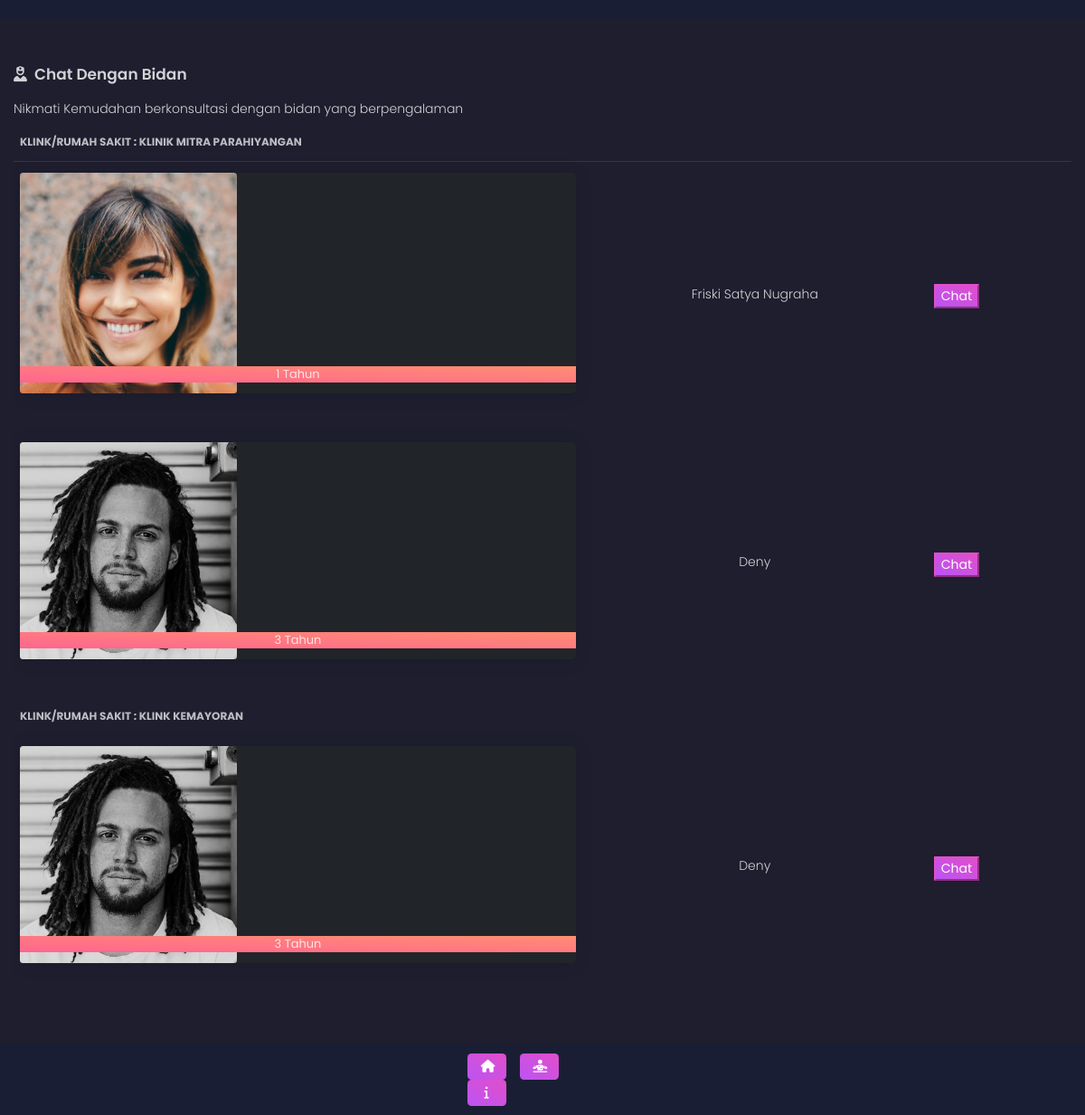
The page /index.php/c_index/chat_bidan on the database as committed earlier.
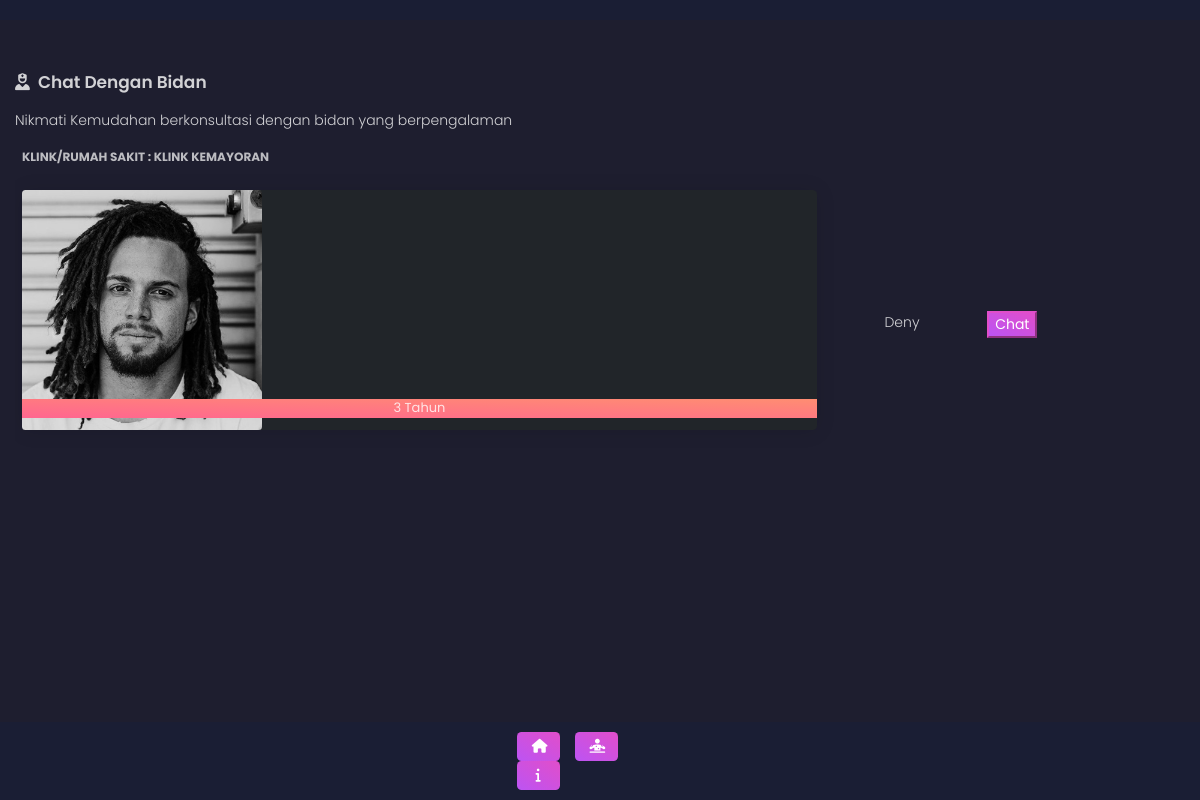
The same page on the database as committed later.
### tables this page shows
CREATE TABLE `t_klinik` (
  `id_klinik` int(11) NOT NULL,
  `nama_klinik` varchar(500) NOT NULL,
  `alamat_klinik` varchar(2000) NOT NULL,
  `telp_klinik` varchar(2000) NOT NULL,
  `keterangan` varchar(2000) NOT NULL,
  `tentang` varchar(5000) NOT NULL,
  `status` int(11) NOT NULL DEFAULT 0
);

CREATE TABLE `t_bidan` (
  `id_bidan` int(11) NOT NULL,
  `nama_bidan` varchar(500) NOT NULL,
  `gelar` varchar(2000) NOT NULL,
  `alamat_bidan` varchar(2000) NOT NULL,
  `telp_bidan` varchar(2000) NOT NULL,
  `mulai_bekerja` date DEFAULT NULL,
  `img_profile` varchar(2000) NOT NULL
);

### application/libraries/Template.php (called while the page is built)
<?php if ( ! defined('BASEPATH')) exit('No direct script access allowed');
class Template {
	var $template_data = array();
	function set($name, $value)
	{
		$this->template_data[$name] = $value;
	}
	function load($template = '', $view = '', $view_data = array(), $return = FALSE)
	{
		$this->CI =& get_instance();
		$this->set('contents', $this->CI->load->view($view, $view_data, TRUE));
		return $this->CI->load->view($template, $this->template_data, $return);
	}
}

### application/controllers/C_index.php (called while the page is built, shortened)
<?php
class C_index extends CI_Controller {
    public function chat_bidan()
	{
        $data['rs_bidan'] = $this->M_bidan->getAllBidan();
        $data['rs_klinik'] = $this->M_klinik->getAllKlinik();
		$this->template->load('static','chat_bidan',$data);
	}
}

### index.php (called while the page is built, shortened)
<?php
require_once BASEPATH.'core/CodeIgniter.php';

### application/models/M_klinik.php (called while the page is built, shortened)
<?php
class M_klinik extends CI_Model {
	public function getAllKlinik()
	{
		return $this->db->get('t_klinik')->result();
	}
}

### application/views/chat_bidan.php (the view)
<div class="container-fluid">
    <h4 class="title"><i class="fas fa-user-nurse"></i>&nbsp Chat Dengan Bidan</h4>
    <p>Nikmati Kemudahan berkonsultasi dengan bidan yang berpengalaman</p>
    <div class="table-responsive">
        <table class="table table-shopping">
            <?php
            foreach($rs_klinik as $klinik){
            ?>
            <thead>
                <tr>
                    <th class="text-left" colspan="3">Klink/Rumah Sakit : <?=$klinik->nama_klinik?></th>
                </tr>
            </thead>
            <tbody>
                <?php
                $query_anggota = $this->db->query("
                    SELECT
                        tb.id_bidan,
                        tb.nama_bidan,
                        tb.mulai_bekerja,
                        tb.img_profile
                    FROM
                        t_klinik_anggota tka,
                        t_bidan tb
                    WHERE
                        tka.id_klinik = '$klinik->id_klinik'
                        AND tka.id_bidan = tb.id_bidan
                ")->result();
                foreach($query_anggota as $bidan){
                    $awal  = date_create($bidan->mulai_bekerja);
                    $akhir = date_create();
                    $diff  = date_diff( $awal, $akhir );
                ?>
                <tr>
                    <td>
                        <div class="img-container">
                            <div class="card bg-dark text-white">
                                <img class="card-img" src="<?= base_url()?>/assets/img/<?=$bidan->img_profile?>" alt="bidan"
                                    style="width: 15rem;">
                                <div class="card-img-overlay d-flex h-10 flex-column justify-content-end p-0">
                                    <h5 class="card-title text-center btn-warning"><?= $diff->y?> Tahun</h5>
                                </div>
                            </div>
                        </div>
                    </td>
                    <td>
                        <p class="text-center text-capitalize"><?=$bidan->nama_bidan?></p>
                    </td>
                    <td>
                        <button class="btn-xm btn-primary">Chat</button>
                    </td>
                </tr>
                <?php } ?>
            </tbody>
            <?php } ?>
        </table>
    </div>
</div>

### application/views/static.php (shortened to what this page needs)
<!DOCTYPE html>
<html lang="en">
<head>
    <link href="<?= base_url()?>/assets/css/nucleo-icons.css" rel="stylesheet" />
    <link href="<?= base_url()?>/assets/css/black-dashboard.css?v=1.0.0" rel="stylesheet" />
    <link href="<?= base_url()?>/assets/demo/demo.css" rel="stylesheet" />
</head>
<body class="">
    <?php
      $segment = $this->uri->segment(1);
      $status_admin = $this->session->userdata('status_admin');
    ?>
    <nav class="navbar fixed-top navbar-light" style="color:#fff;">
    </nav>
    <div style="padding-top:70px;padding-bottom:100px;">
        <?= $contents?>
    </div>
    <nav class="navbar fixed-bottom navbar-light justify-content-center" style="color:#fff;">
      <div class="row">
        <a class="btn btn-<?= $segment == "C_index"?"success":"primary" ?> btn-sm col-3" href="<?=base_url("C_index")?>">
          <i class="fas fa-home"></i></i> <span class="reactive-mobile"><sub>Beranda</sub></span>
        </a>
        <?php
        if($status_admin == "1"){
        ?>
        <a class="btn btn-<?= $segment == "C_administrasi_aplikasi"?"success":"primary" ?> btn-sm col-3" href="<?=base_url("C_administrasi_aplikasi")?>">
          <i class="fas fa-diagnoses"></i></i> <span class="reactive-mobile"><sub>Admin Aplikasi</sub></span>
        </a>
        <?php
        }else{
        ?>
        <a class="btn btn-<?= $segment == "C_profile_kehamilan"?"success":"primary" ?> btn-sm col-3" href="<?=base_url("C_profile_kehamilan")?>">
          <i class="fas fa-diagnoses"></i></i> <span class="reactive-mobile"><sub>Profile Kehamilan</sub></span>
        </a>
        <?php } ?>
        <a class="btn btn-<?= $segment == "C_tentang"?"success":"primary" ?> btn-sm col-3" href="<?=base_url("C_tentang")?>">
          <i class="fas fa-info"></i></i> <span class="reactive-mobile"><sub>Tentang</sub></span>
        </a>
      </div>
    </nav>
</body>
</html>

Rows that differ between the two databases and show on the page:
removed t_klinik: nama_klinik "KLINIK MITRA PARAHIYANGAN", t_bidan (img_profile (picture), mulai_bekerja "3", nama_bidan "Deny")
no longer on this page (row unchanged): t_bidan: img_profile (picture), mulai_bekerja "1", nama_bidan "Friski Satya Nugraha", shown under "KLINIK MITRA PARAHIYANGAN"
